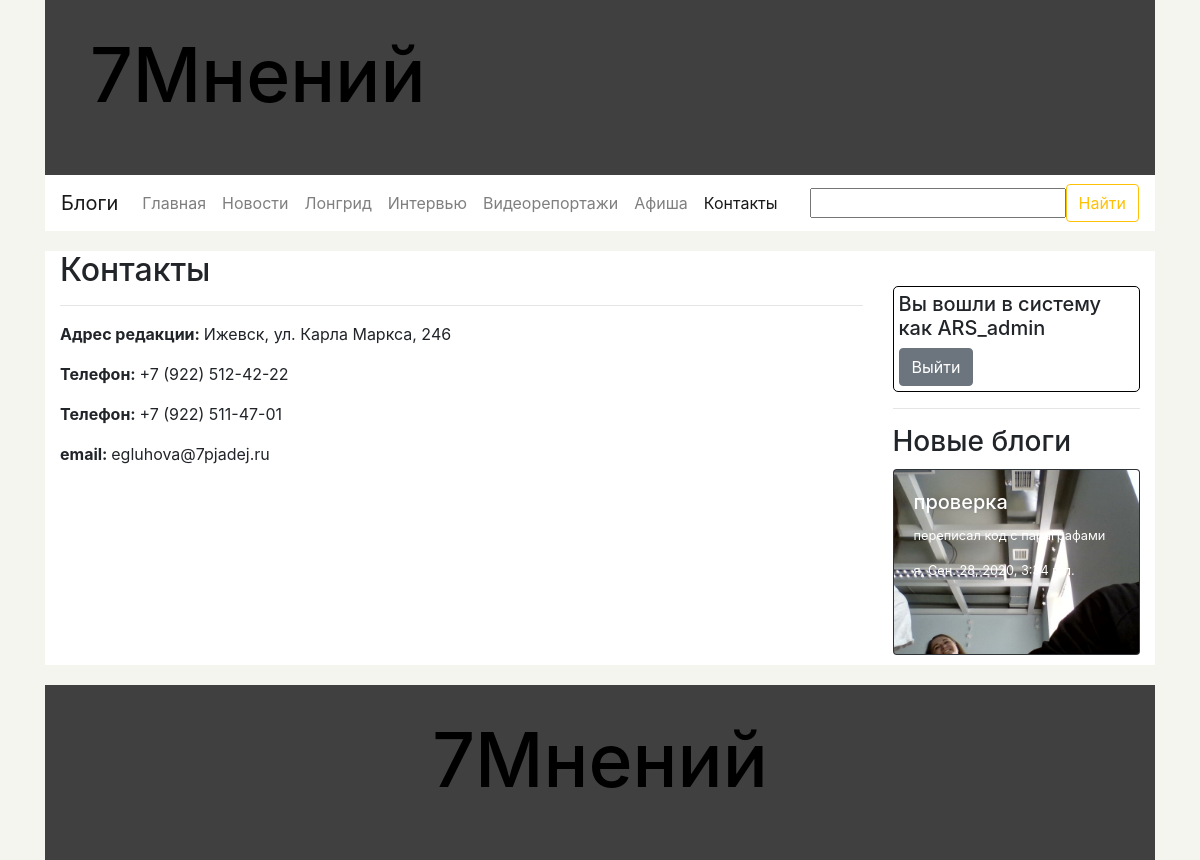
The page /seven_op/contacts (signed in) on the database its author committed.
### seven_op/models.py (models this page shows, shortened)
class Category(models.Model):
    name_sing = models.CharField("имя в единственном числе", max_length=200)
    name_plur = models.CharField("имя во множественном числе", max_length=200)
    name_url = models.CharField("имя для ссылки", max_length=200)
    def get_url_for_show_page(self):
        return reverse('show_category', args=[str(self.name_url)])
    class Meta:
        ordering = ["-name_sing"]
        verbose_name_plural = "Категории"

class Blog(models.Model):
    title = models.CharField("заголовок", max_length=200)
    description = models.CharField("описание", max_length=1000, null=True, blank=True)
    author = models.ForeignKey('BlogAuthor', on_delete=models.SET_NULL, null=True)
    paragraphs = models.ManyToManyField('Paragraph', verbose_name="Параграфы")
    preview = models.ImageField("фото на заголовок", upload_to="seven_op/static/uploads/previews/%Y/%m/%d", null=True,
                                default=None)
    photos_for_spin = models.ManyToManyField('UploadedPhoto', verbose_name='Фото на "карусель"',
                                             default=None, blank=True)
    attached_files = models.ManyToManyField('UploadedFile', verbose_name="прикрепленные файлы",
                                            default=None, blank=True)
    comments = models.ManyToManyField('Comment', verbose_name="Комментарии к блогу", default=None, blank=True)
    date = models.DateTimeField(auto_now=True)
    def get_url_for_show(self):
        return reverse('show_blog', args=[str(self.id)])
    class Meta:
        ordering = ["-date"]
        verbose_name_plural = "Блоги"

class BlogAuthor(models.Model):
    name = models.CharField("имя автора блогов", max_length=200)
    photo = models.ForeignKey('UploadedPhoto', on_delete=models.SET_NULL, null=True, blank=True,
                              help_text="выберете фото из загруженных")
    info = models.TextField("информация об авторе", help_text="необязательное поле", null=True, blank=True)
    def __str__(self):
        return str(self.name)
    class Meta:
        ordering = ["-name"]
        verbose_name_plural = "Авторы блогов"

### seven_op/views.py (the view)
def show_contacts(request):
    search_result = common_search(request)
    if search_result['url']:
        return HttpResponseRedirect(search_result['url'])
    categories = Category.objects.all()
    recent_blogs = Blog.objects.all()
    recent_blogs = recent_blogs[:min(len(recent_blogs), 5)]
    active = "contacts"
    page_title = "7Мнений - Контакты"
    return render(request,
                  'show_contacts_template.html',
                  context={'recent_blogs': recent_blogs,
                           'active': active,
                           'categories': categories,
                           'page_title': page_title,
                           'search_form': search_result['form']})

### seven_op/forms.py (shortened to what this page needs)
class SearchForm(forms.Form):
    query = forms.CharField(max_length=100, min_length=1, label="", help_text="", required=False,
                            error_messages={'required': ''})

### seven_op/views.py (called while the page is built)
def common_search(request):
    ret = dict()
    ret['url'] = False
    if request.method == 'POST':
        form = SearchForm(request.POST)
        if form.is_valid():
            query = form.cleaned_data['query']
            ret['url'] = reverse('my_search_result', args=(str(query),))
    else:
        proposed_data = ''
        ret['form'] = SearchForm(initial={'data': proposed_data})
    return ret

### seven_op/templates/show_contacts_template.html
{% extends "common_template.html" %}
{% block content %}
    <h2>Контакты</h2>
    <hr>
    <p><strong>Адрес редакции: </strong>Ижевск, ул. Карла Маркса, 246</p>
    <p><strong>Телефон: </strong>+7 (922) 512-42-22</p>
    <p><strong>Телефон: </strong>+7 (922) 511-47-01</p>
    <p><strong>email: </strong>egluhova@7pjadej.ru</p>
{% endblock %}

### seven_op/templates/common_template.html (shortened to what this page needs)
<!doctype html>
<html lang="ru">
  <head>
 	<link rel="stylesheet" href="https://stackpath.bootstrapcdn.com/bootstrap/4.5.2/css/bootstrap.min.css">    {% load static %}
      <link rel="stylesheet" href="{% static 'css/styles.css' %}">
  </head>
  <body>
  	<div class="container-fluid">
		<div class="container-lg">
  		<div class="header-bar container-lg">
			<div class="container-fluid logo-bar">
				<h1><a href="{% url 'main' %}">7Мнений</a></h1>
			</div>
  			<div class="menu-bar">
  				<nav class="navbar navbar-expand-lg navbar-light bg-light" style="background-color: white !important;">
				  <a class="navbar-brand" href="{% url 'show_blog_authors' %}">Блоги</a>
				  <div class="collapse navbar-collapse" id="navbarSupportedContent">
					  <ul class="navbar-nav mr-auto">
						{% if active == 0 %}
							<li class="nav-item">
								<a class="nav-link active" href="{% url 'main' %}">Главная</a>
							</li>
						{% else %}
							<li class="nav-item">
								<a class="nav-link" href="{% url 'main' %}">Главная</a>
							</li>
						{% endif %}
						{% for category in categories %}
							{% if active  == category.id %}
								<li class="nav-item">
				        			<a class="nav-link active" href="{{ category.get_url_for_show_page }}">{{ category.name_plur }}</a>
				      			</li>
				      		{% else %}
								<li class="nav-item">
				        			<a class="nav-link" href="{{ category.get_url_for_show_page }}">{{ category.name_plur }}</a>
				      			</li>
							{% endif %}
						{% endfor %}
					    {% if active  == 'contacts' %}
							<li class="nav-item">
								<a class="nav-link active" href="{% url 'contacts' %}">Контакты</a>
							</li>
						{% else %}
							<li class="nav-item">
								<a class="nav-link" href="{% url 'contacts' %}">Контакты</a>
							</li>
						{% endif %}
					  </ul>
				    <form action="" method="post" class="form-inline my-2 my-lg-0">
						<div class="form-group">
							{{ search_form }}
						</div>
				      <button class="btn btn-outline-warning my-2 my-sm-0" type="submit">Найти</button>
				    </form>
				  </div>
				</nav>
  			</div>
  		</div>
		<div class="container-lg content">
			<div class="row">
				<div class="container col-lg-9">
                    {% block content %}
                    {% endblock %}
				</div>
				<div class="side-bar container col-lg-3">
					<div class="login-menu container Border">
						{% if user.is_authenticated %}
							<h5>Вы вошли в систему как {{ user.get_username }}</h5>
							<a href="{% url 'logout' %}"><button class="btn btn-secondary" type="submit">Выйти</button></a>
						{% else %}
							<h5>Вы не вошли в систему</h5>
							<a href="{% url 'registration' %}"><button class="btn btn-secondary" type="submit" style="margin-bottom: 5px;">Зарегистрироваться</button></a>
							<a href="{% url 'login' %}"><button class="btn btn-secondary" type="submit">Войти</button></a>
						{% endif %}
					</div>
					<hr>
					<div class="blogs d-none d-lg-block">
						<h3>Новые блоги</h3>
						{% for blog in recent_blogs %}
							<a href="{{ blog.get_url_for_show }}">
								<div class="card bg-dark text-white" style="width: 100%; margin-bottom: 10px;">
									<img src="/{{ blog.preview }}" class="card-img" alt="">
									<div class="card-img-overlay">
										<h5 class="card-title">{{ blog.title }}</h5>
										<p class="card-text">{{ blog.description }}</p>
										<p class="card-text">{{ blog.author }}, {{ blog.date }}</p>
									</div>
								</div>
							</a>
						{% endfor %}
					</div>
				</div>
			</div>
		</div>
		  	<div class="footer container-lg">
		  		<div class="text-center"><h1><a href="{% url 'main' %}">7Мнений</a></h1></div>
		  	</div>
	  	</div>
	  	</div>
  </body>
</html>

### seven_op/static/css/styles.css (style rules this page uses)
body { background-color: #f5f5f0; }
a, a:hover { text-decoration: none; color: black; }
.content { background-color: white; }
.logo-bar, .footer { height: 175px; background-color: #404040; }
.logo-bar h1 { font-size: 75px; padding-left: 30px; padding-top: 30px; }
.login-menu { margin-top: 35px; font-size: 17px; }
.login-menu a, a:hover { color: #ffc107; }
.footer h1 { padding-top: 30px; font-size: 75px; }
.Border { padding: 5px; border: 1px solid black; border-radius: 5px; }
.header-bar { padding: 0; }
.card { margin-top: 10px; font-size: 80%; }

### rows shown on the page
Category: name_plur "Новости"
Category: name_plur "Лонгрид"
Category: name_plur "Интервью"
Category: name_plur "Видеорепортажи"
Category: name_plur "Афиша"
Blog: preview (picture), title "проверка", description "переписал код с параграфами", author "я", date "Сен. 28, 2020, 3:34 п.п."

### other values the page prints
{{ user.get_username }} "ARS_admin"
